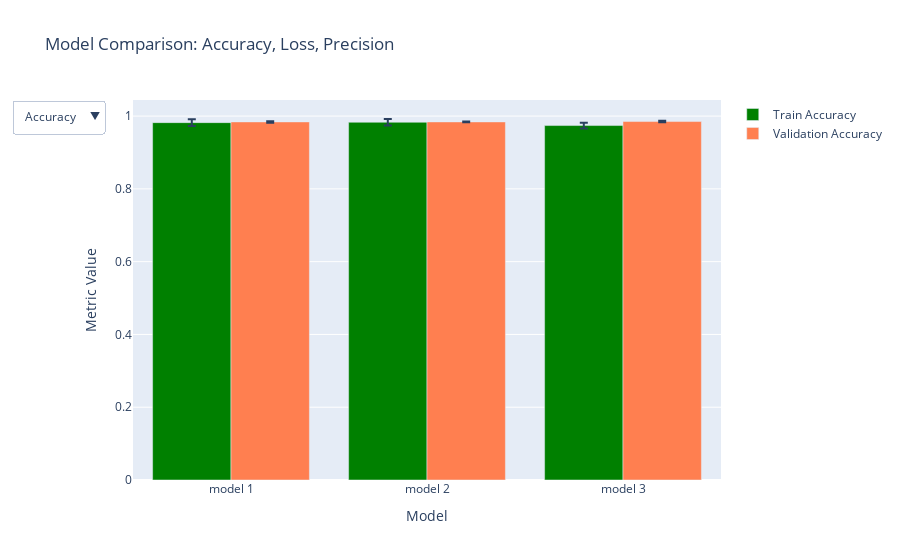

The notebook cell saved with this chart:
### Code cell
# Bar plot to compare models performances for each metric

fig = bar_plot_metric_performances(report)
fig.show()

### Figure 1 — Plotly figure (JSON) as saved in the notebook; plotly's stock layout.template omitted (floating-point values rounded to 4 significant figures)
{"data": [{"error_y": {"array": [0.009, 0.009, 0.008], "type": "data", "visible": true}, "marker": {"color": "green"}, "name": "Train Accuracy", "type": "bar", "visible": true, "x": ["model 1", "model 2", "model 3"], "y": [0.982, 0.983, 0.974]}, {"error_y": {"array": [0.002, 0.001, 0.002], "type": "data", "visible": true}, "marker": {"color": "coral"}, "name": "Validation Accuracy", "type": "bar", "visible": true, "x": ["model 1", "model 2", "model 3"], "y": [0.984, 0.984, 0.985]}, {"error_y": {"array": [0.023, 0.023, 0.021], "type": "data", "visible": true}, "marker": {"color": "green"}, "name": "Train Loss", "type": "bar", "visible": false, "x": ["model 1", "model 2", "model 3"], "y": [0.048, 0.046, 0.072]}, {"error_y": {"array": [0.005, 0.005, 0.005], "type": "data", "visible": true}, "marker": {"color": "coral"}, "name": "Validation Loss", "type": "bar", "visible": false, "x": ["model 1", "model 2", "model 3"], "y": [0.051, 0.052, 0.045]}, {"error_y": {"array": [0.007, 0.007, 0.007], "type": "data", "visible": true}, "marker": {"color": "green"}, "name": "Train Precision", "type": "bar", "visible": false, "x": ["model 1", "model 2", "model 3"], "y": [0.985, 0.986, 0.978]}, {"error_y": {"array": [0.002, 0.003, 0.002], "type": "data", "visible": true}, "marker": {"color": "coral"}, "name": "Validation Precision", "type": "bar", "visible": false, "x": ["model 1", "model 2", "model 3"], "y": [0.99, 0.989, 0.991]}], "layout": {"barmode": "group", "title": {"text": "Model Comparison: Accuracy, Loss, Precision"}, "updatemenus": [{"buttons": [{"args": [{"visible": [true, true, false, false, false, false]}, {"title": "Accuracy Comparison"}], "label": "Accuracy", "method": "update"}, {"args": [{"visible": [false, false, true, true, false, false]}, {"title": "Loss Comparison"}], "label": "Loss", "method": "update"}, {"args": [{"visible": [false, false, false, false, true, true]}, {"title": "Precision Comparison"}], "label": "Precision", "method": "update"}], "direction": "down", "showactive": true}], "xaxis": {"title": {"text": "Model"}}, "yaxis": {"title": {"text": "Metric Value"}}}}
